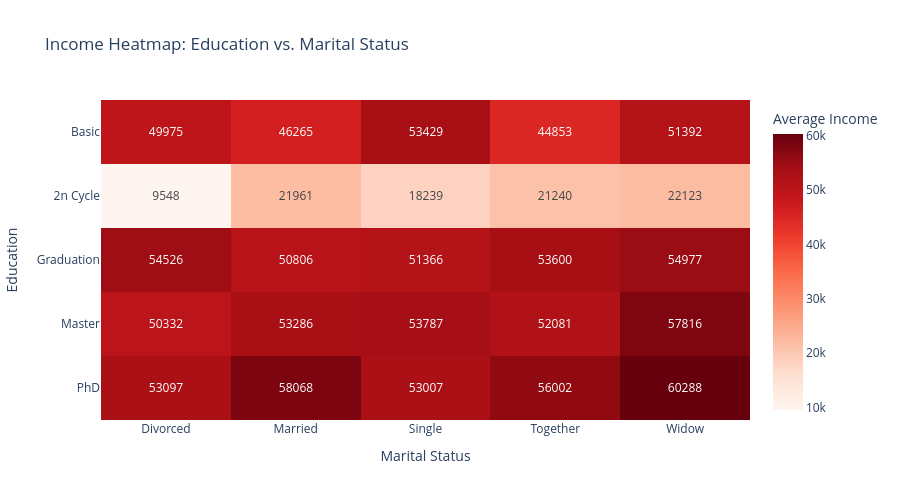

The code cell stored with this chart in its notebook:
### Markdown cell above
__Widows, as we can see above, make in average 8.5% more money than the total average of our customers. That's interesting.__

__Now, let's group by <code>Marital_Status</code> and <code>Education</code> and see the average <code>Incoming</code> of each group of customers__

### Code cell
heatmap_data = df.groupby(['Education', 'Marital_Status'])['Income'].mean().reset_index()

fig = px.imshow(
    heatmap_data.pivot(index='Education', columns='Marital_Status', values='Income'),
    labels=dict(x="Marital Status", y="Education", color="Average Income"),
    x=['Divorced', 'Married', 'Single', 'Together', 'Widow'],
    y=['Basic', '2n Cycle', 'Graduation', 'Master', 'PhD'],
    aspect="auto",
    color_continuous_scale='Reds',
    title='Income Heatmap: Education vs. Marital Status',
    text_auto='.0f'
)

fig.update_layout(height=500, template='plotly_white')
fig.show()

### Figure 1 — Plotly figure (JSON) as saved in the notebook; plotly's stock layout.template omitted (floating-point values rounded to 4 significant figures)
{"data": [{"coloraxis": "coloraxis", "hovertemplate": "Marital Status: %{x}<br>Education: %{y}<br>Average Income: %{z}<extra></extra>", "name": "0", "texttemplate": "%{z:.0f}", "type": "heatmap", "x": ["Divorced", "Married", "Single", "Together", "Widow"], "xaxis": "x", "y": ["Basic", "2n Cycle", "Graduation", "Master", "PhD"], "yaxis": "y", "z": [[49970.0, 46260.0, 53430.0, 44850.0, 51390.0], [9548.0, 21960.0, 18240.0, 21240.0, 22120.0], [54530.0, 50810.0, 51370.0, 53600.0, 54980.0], [50330.0, 53290.0, 53790.0, 52080.0, 57820.0], [53100.0, 58070.0, 53010.0, 56000.0, 60290.0]]}], "layout": {"coloraxis": {"colorbar": {"title": {"text": "Average Income"}}, "colorscale": [[0, "rgb(255,245,240)"], [0.125, "rgb(254,224,210)"], [0.25, "rgb(252,187,161)"], [0.375, "rgb(252,146,114)"], [0.5, "rgb(251,106,74)"], [0.625, "rgb(239,59,44)"], [0.75, "rgb(203,24,29)"], [0.875, "rgb(165,15,21)"], [1, "rgb(103,0,13)"]]}, "height": 500, "title": {"text": "Income Heatmap: Education vs. Marital Status"}, "xaxis": {"anchor": "y", "domain": [0, 1], "title": {"text": "Marital Status"}}, "yaxis": {"anchor": "x", "autorange": "reversed", "domain": [0, 1], "title": {"text": "Education"}}}}
